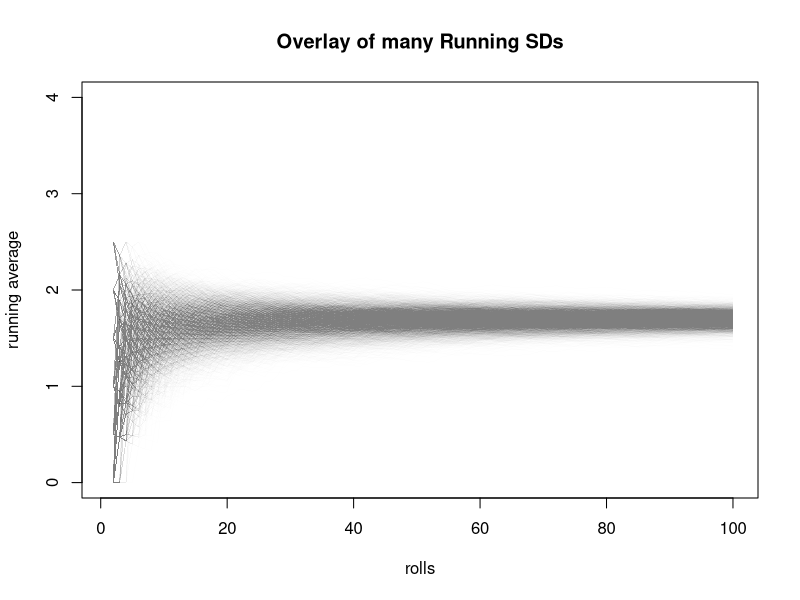

This figure's R source:

alp = 0.01
end = 100

pdf('running_die_sd_overlay.pdf',width=7,height=5)

for(j in 1:5000)
{
    sds = c()
    rolls = c()
    for(i in 1:end)
    {
        rolls = c(rolls,sample(1:6,1))
        sds = c(sds,sd(rolls)*sqrt(i-1)/sqrt(i))
    }
    if(j==1){plot(1:end, sds, lwd=0.3, type='l', ylim=c(0,4), xlab='rolls', ylab='running average', main='Overlay of many Running SDs', col=rgb(0,0,0,alpha=alp))}
    else{lines(1:end, sds, lwd=0.3, col=rgb(0,0,0,alpha=alp))}
}

#n = end
#sd = 1.707825
#p = 3.5

#xs = 1:n
#UB = p+sd/sqrt(xs)
#LB = p-sd/sqrt(xs)
#dUB = p+2*sd/sqrt(xs)
#dLB = p-2*sd/sqrt(xs)

#lines(1:n, UB, lwd=2, col=rgb(1,0,0,alpha=1))
#lines(1:n, LB, lwd=2, col=rgb(1,0,0,alpha=1))
#lines(1:n, dUB, lwd=2, col=rgb(1,0,0,alpha=1))
#lines(1:n, dLB, lwd=2, col=rgb(1,0,0,alpha=1))

dev.off()
